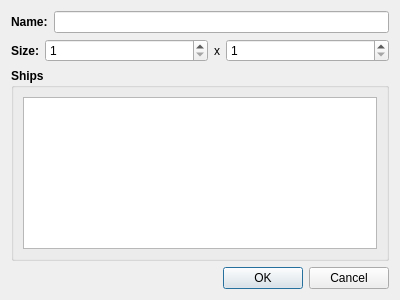
<?xml version="1.0" encoding="UTF-8"?>
<ui version="4.0">
 <class>GameConfigEditDialog</class>
 <widget class="QDialog" name="GameConfigEditDialog">
  <property name="geometry">
   <rect>
    <x>0</x>
    <y>0</y>
    <width>400</width>
    <height>300</height>
   </rect>
  </property>
  <property name="windowTitle">
   <string>Edit Game Configuration</string>
  </property>
  <layout class="QVBoxLayout" name="verticalLayout">
   <item>
    <layout class="QHBoxLayout" name="horizontalLayout">
     <item>
      <widget class="QLabel" name="label">
       <property name="font">
        <font>
         <weight>75</weight>
         <bold>true</bold>
        </font>
       </property>
       <property name="text">
        <string>Name:</string>
       </property>
      </widget>
     </item>
     <item>
      <widget class="QLineEdit" name="lineEditName"/>
     </item>
    </layout>
   </item>
   <item>
    <layout class="QHBoxLayout" name="horizontalLayout_2">
     <item>
      <widget class="QLabel" name="label_2">
       <property name="font">
        <font>
         <weight>75</weight>
         <bold>true</bold>
        </font>
       </property>
       <property name="text">
        <string>Size:</string>
       </property>
      </widget>
     </item>
     <item>
      <widget class="QSpinBox" name="spinBoxWidth">
       <property name="sizePolicy">
        <sizepolicy hsizetype="Expanding" vsizetype="Fixed">
         <horstretch>0</horstretch>
         <verstretch>0</verstretch>
        </sizepolicy>
       </property>
       <property name="minimum">
        <number>1</number>
       </property>
       <property name="maximum">
        <number>100</number>
       </property>
      </widget>
     </item>
     <item>
      <widget class="QLabel" name="label_3">
       <property name="sizePolicy">
        <sizepolicy hsizetype="Fixed" vsizetype="Preferred">
         <horstretch>0</horstretch>
         <verstretch>0</verstretch>
        </sizepolicy>
       </property>
       <property name="text">
        <string>x</string>
       </property>
      </widget>
     </item>
     <item>
      <widget class="QSpinBox" name="spinBoxHeight">
       <property name="sizePolicy">
        <sizepolicy hsizetype="Expanding" vsizetype="Fixed">
         <horstretch>0</horstretch>
         <verstretch>0</verstretch>
        </sizepolicy>
       </property>
       <property name="minimum">
        <number>1</number>
       </property>
       <property name="maximum">
        <number>100</number>
       </property>
      </widget>
     </item>
    </layout>
   </item>
   <item>
    <widget class="QGroupBox" name="groupBox">
     <property name="sizePolicy">
      <sizepolicy hsizetype="Expanding" vsizetype="Expanding">
       <horstretch>0</horstretch>
       <verstretch>0</verstretch>
      </sizepolicy>
     </property>
     <property name="font">
      <font>
       <weight>75</weight>
       <bold>true</bold>
      </font>
     </property>
     <property name="title">
      <string>Ships</string>
     </property>
     <layout class="QGridLayout" name="gridLayout">
      <item row="0" column="0">
       <widget class="QTableView" name="tableViewShips">
        <property name="font">
         <font>
          <weight>50</weight>
          <bold>false</bold>
         </font>
        </property>
        <attribute name="verticalHeaderVisible">
         <bool>false</bool>
        </attribute>
       </widget>
      </item>
     </layout>
    </widget>
   </item>
   <item>
    <widget class="QDialogButtonBox" name="buttonBox">
     <property name="standardButtons">
      <set>QDialogButtonBox::Cancel|QDialogButtonBox::Ok</set>
     </property>
    </widget>
   </item>
  </layout>
 </widget>
 <resources/>
 <connections/>
</ui>
